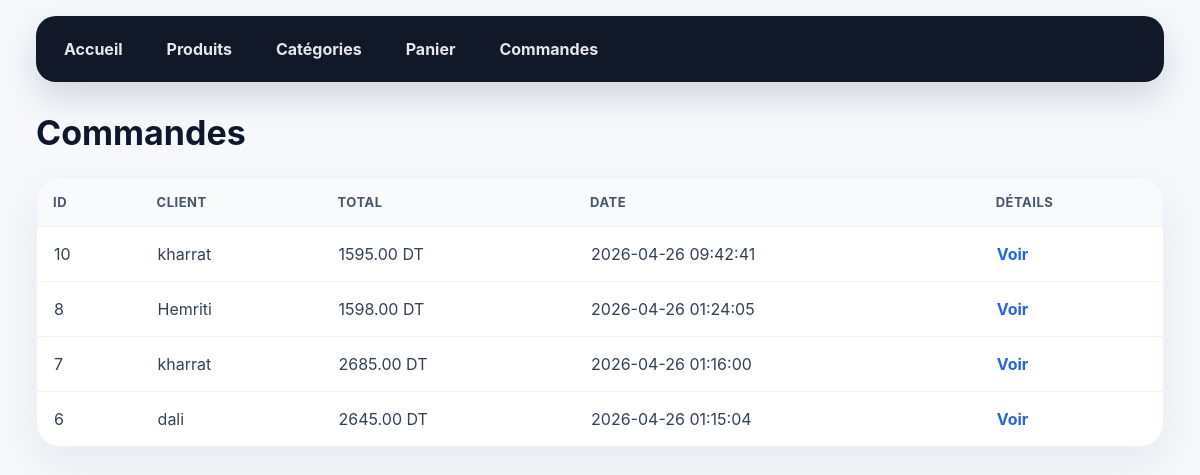
Screenshot of /orders.php (signed in) with the database file from the repository.
### tables this page shows
CREATE TABLE `orders` (
  `id` int(11) NOT NULL,
  `user_id` int(11) DEFAULT NULL,
  `total` decimal(10,2) DEFAULT NULL,
  `order_date` datetime DEFAULT current_timestamp()
);

CREATE TABLE `users` (
  `id` int(11) NOT NULL,
  `name` varchar(100) DEFAULT NULL,
  `email` varchar(100) DEFAULT NULL,
  `password` varchar(255) DEFAULT NULL,
  `role` varchar(30) DEFAULT 'client'
);

### orders.php (the view, shortened to what this page needs)
<?php
require_once __DIR__ . '/../bd_connect.php';
$stmt = $db->query("SELECT orders.*, users.name AS user_name
                   FROM orders
                   LEFT JOIN users ON orders.user_id = users.id
                   ORDER BY orders.id DESC");
$orders = $stmt->fetchAll(PDO::FETCH_ASSOC);
?>
<link rel="stylesheet" href="../assets/style.css">
<div class="menu">
    <a href="../dashboard.php">Accueil</a>
    <a href="products.php">Produits</a>
    <a href="categories.php">Catégories</a>
    <a href="cart.php">Panier</a>
    <?php if ($_SESSION['user']['role'] === 'admin'): ?>
    <a href="orders.php">Commandes</a>
<?php endif; ?>
</div>
<div class="container">
    <h1>Commandes</h1>
    <table>
        <tr>
            <th>ID</th>
            <th>Client</th>
            <th>Total</th>
            <th>Date</th>
            <th>Détails</th>
        </tr>
        <?php foreach ($orders as $order): ?>
            <tr>
                <td><?= $order['id'] ?></td>
                <td><?= htmlspecialchars($order['user_name']) ?></td>
                <td><?= $order['total'] ?> DT</td>
                <td><?= $order['order_date'] ?></td>
                <td>
                    <a href="orders.php?id=<?= $order['id'] ?>">Voir</a>
                </td>
            </tr>
        <?php endforeach; ?>
    </table>
</div>

### style.css (style rules this page uses)
* { margin: 0; padding: 0; box-sizing: border-box; }
a { text-decoration: none; }
.menu { width: 94%; margin: 16px auto 0; background: #111827; padding: 10px; border-radius: 20px; display: flex; gap: 8px; box-shadow: 0 15px 35px rgba(15, 23, 42, 0.15); }
.menu a { color: #e5e7eb; padding: 13px 18px; border-radius: 14px; font-weight: 700; transition: 0.25s; }
.container { width: 94%; margin: 30px auto; }
h1 { font-size: 34px; margin-bottom: 24px; color: #0f172a; }
table { width: 100%; background: white; border-collapse: separate; border-spacing: 0; border-radius: 24px; overflow: hidden; box-shadow: 0 16px 40px rgba(15, 23, 42, 0.07); border: 1px solid #edf2f7; margin-top: 20px; }
th { background: #f8fafc; color: #475569; text-align: left; padding: 16px; font-size: 13px; text-transform: uppercase; letter-spacing: 0.5px; }
td { padding: 17px; border-top: 1px solid #eef2f7; color: #334155; }
td a { color: #2563eb; font-weight: 700; }

### rows the page displays
orders: id "10", user.name "kharrat", total "1595.00", order_date "2026-04-26 09:42:41"
orders: id "8", user.name "Hemriti", total "1598.00", order_date "2026-04-26 01:24:05"
orders: id "7", user.name "kharrat", total "2685.00", order_date "2026-04-26 01:16:00"
orders: id "6", user.name "dali", total "2645.00", order_date "2026-04-26 01:15:04"
